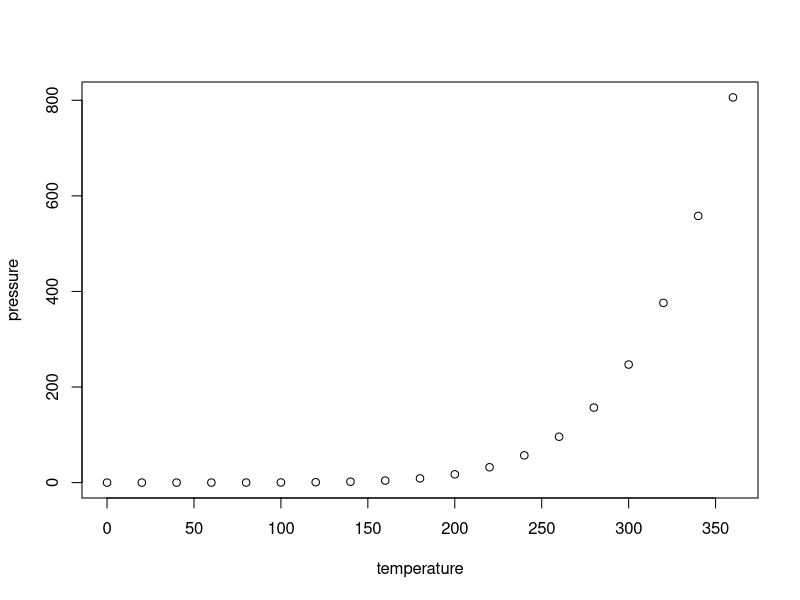
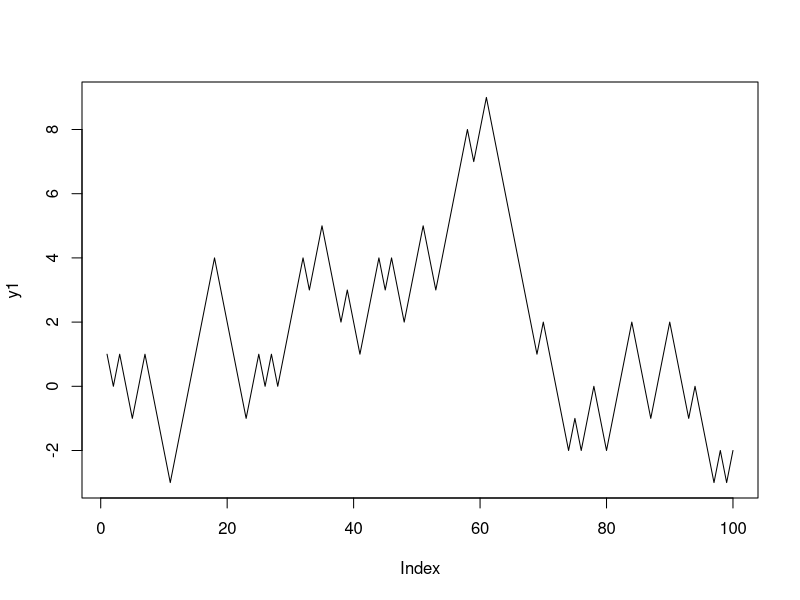

Here is the R script that generated these plots, in order:
## ---- chunk 1
knitr::opts_chunk$set(echo = TRUE)
## ---- chunk 2
summary(cars)
## ---- chunk 3
plot(pressure)
x1 <- sample(c(1,-1), 100, replace=TRUE)
y1 <- cumsum(x1)
plot(y1, type="l")
